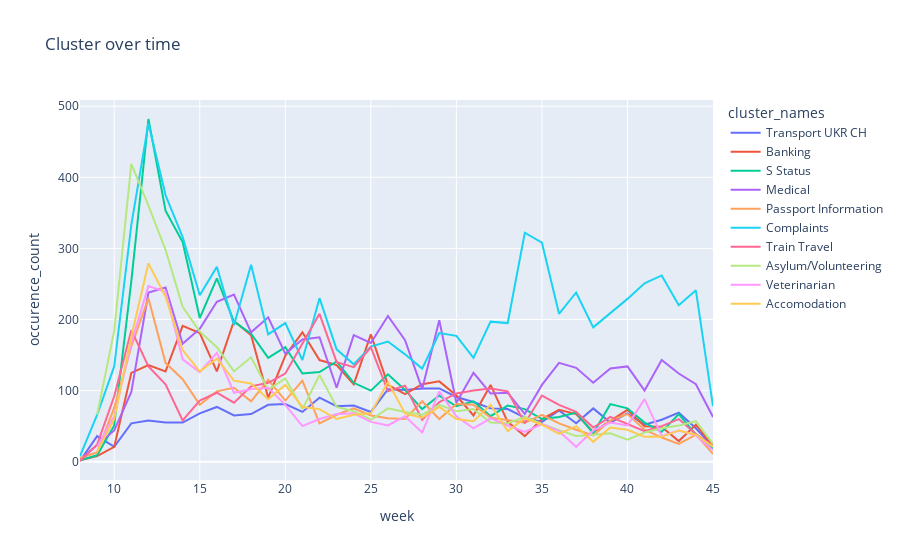

Source (notebook cell):
### Code cell
import plotly.express as px
fig = px.line(df_value_counts[df_value_counts.cluster_names != "no_class"].sort_values(['week']), x="week", y="occurence_count", color='cluster_names', title='Cluster over time')
fig.show()

### Figure 1 — Plotly figure (JSON) as saved in the notebook; plotly's stock layout.template omitted (floating-point values rounded to 4 significant figures)
{"data": [{"hovertemplate": "cluster_names=Transport UKR CH<br>week=%{x}<br>occurence_count=%{y}<extra></extra>", "legendgroup": "Transport UKR CH", "line": {"color": "#636efa", "dash": "solid"}, "marker": {"symbol": "circle"}, "mode": "lines", "name": "Transport UKR CH", "orientation": "v", "showlegend": true, "type": "scatter", "x": [8, 9, 10, 11, 12, 13, 14, 15, 16, 17, 18, 19, 20, 21, 22, 23, 24, 25, 26, 27, 28, 29, 30, 31, 32, 33, 34, 35, 36, 37, 38, 39, 40, 41, 42, 43, 44, 45], "xaxis": "x", "y": [1, 36, 21, 54, 58, 55, 55, 68, 77, 65, 67, 80, 81, 70, 90, 78, 79, 70, 102, 101, 103, 103, 91, 84, 75, 74, 62, 56, 72, 54, 75, 55, 68, 52, 59, 69, 47, 21], "yaxis": "y"}, {"hovertemplate": "cluster_names=Banking<br>week=%{x}<br>occurence_count=%{y}<extra></extra>", "legendgroup": "Banking", "line": {"color": "#EF553B", "dash": "solid"}, "marker": {"symbol": "circle"}, "mode": "lines", "name": "Banking", "orientation": "v", "showlegend": true, "type": "scatter", "x": [8, 9, 10, 11, 12, 13, 14, 15, 16, 17, 18, 19, 20, 21, 22, 23, 24, 25, 26, 27, 28, 29, 30, 31, 32, 33, 34, 35, 36, 37, 38, 39, 40, 41, 42, 43, 44, 45], "xaxis": "x", "y": [2, 8, 21, 125, 136, 127, 191, 181, 127, 198, 178, 90, 149, 182, 143, 136, 109, 179, 108, 95, 109, 113, 93, 65, 108, 56, 36, 60, 73, 67, 42, 58, 73, 50, 49, 29, 52, 22], "yaxis": "y"}, {"hovertemplate": "cluster_names=S Status<br>week=%{x}<br>occurence_count=%{y}<extra></extra>", "legendgroup": "S Status", "line": {"color": "#00cc96", "dash": "solid"}, "marker": {"symbol": "circle"}, "mode": "lines", "name": "S Status", "orientation": "v", "showlegend": true, "type": "scatter", "x": [8, 9, 10, 11, 12, 13, 14, 15, 16, 17, 18, 19, 20, 21, 22, 23, 24, 25, 26, 27, 28, 29, 30, 31, 32, 33, 34, 35, 36, 37, 38, 39, 40, 41, 42, 43, 44, 45], "xaxis": "x", "y": [2, 9, 51, 254, 482, 353, 309, 202, 258, 197, 180, 146, 161, 124, 126, 141, 111, 100, 123, 101, 74, 93, 78, 85, 64, 79, 74, 60, 63, 69, 40, 81, 75, 55, 42, 67, 38, 18], "yaxis": "y"}, {"hovertemplate": "cluster_names=Medical<br>week=%{x}<br>occurence_count=%{y}<extra></extra>", "legendgroup": "Medical", "line": {"color": "#ab63fa", "dash": "solid"}, "marker": {"symbol": "circle"}, "mode": "lines", "name": "Medical", "orientation": "v", "showlegend": true, "type": "scatter", "x": [8, 9, 10, 11, 12, 13, 14, 15, 16, 17, 18, 19, 20, 21, 22, 23, 24, 25, 26, 27, 28, 29, 30, 31, 32, 33, 34, 35, 36, 37, 38, 39, 40, 41, 42, 43, 44, 45], "xaxis": "x", "y": [3, 24, 44, 98, 238, 245, 166, 187, 225, 235, 182, 203, 152, 172, 175, 104, 178, 167, 205, 171, 102, 199, 83, 125, 96, 97, 67, 108, 139, 132, 111, 131, 134, 100, 143, 124, 109, 63], "yaxis": "y"}, {"hovertemplate": "cluster_names=Passport Information<br>week=%{x}<br>occurence_count=%{y}<extra></extra>", "legendgroup": "Passport Information", "line": {"color": "#FFA15A", "dash": "solid"}, "marker": {"symbol": "circle"}, "mode": "lines", "name": "Passport Information", "orientation": "v", "showlegend": true, "type": "scatter", "x": [8, 9, 10, 11, 12, 13, 14, 15, 16, 17, 18, 19, 20, 21, 22, 23, 24, 25, 26, 27, 28, 29, 30, 31, 32, 33, 34, 35, 36, 37, 38, 39, 40, 41, 42, 43, 44, 45], "xaxis": "x", "y": [5, 13, 76, 162, 230, 139, 116, 80, 99, 104, 85, 115, 86, 114, 54, 66, 75, 65, 61, 60, 85, 60, 81, 80, 62, 58, 55, 66, 54, 45, 37, 58, 67, 45, 34, 25, 38, 11], "yaxis": "y"}, {"hovertemplate": "cluster_names=Complaints<br>week=%{x}<br>occurence_count=%{y}<extra></extra>", "legendgroup": "Complaints", "line": {"color": "#19d3f3", "dash": "solid"}, "marker": {"symbol": "circle"}, "mode": "lines", "name": "Complaints", "orientation": "v", "showlegend": true, "type": "scatter", "x": [8, 9, 10, 11, 12, 13, 14, 15, 16, 17, 18, 19, 20, 21, 22, 23, 24, 25, 26, 27, 28, 29, 30, 31, 32, 33, 34, 35, 36, 37, 38, 39, 40, 41, 42, 43, 44, 45], "xaxis": "x", "y": [8, 66, 134, 333, 476, 375, 316, 234, 274, 192, 277, 179, 195, 143, 230, 158, 137, 162, 169, 151, 131, 181, 177, 146, 197, 195, 322, 308, 208, 238, 189, 209, 229, 251, 262, 220, 241, 78], "yaxis": "y"}, {"hovertemplate": "cluster_names=Train Travel<br>week=%{x}<br>occurence_count=%{y}<extra></extra>", "legendgroup": "Train Travel", "line": {"color": "#FF6692", "dash": "solid"}, "marker": {"symbol": "circle"}, "mode": "lines", "name": "Train Travel", "orientation": "v", "showlegend": true, "type": "scatter", "x": [8, 9, 10, 11, 12, 13, 14, 15, 16, 17, 18, 19, 20, 21, 22, 23, 24, 25, 26, 27, 28, 29, 30, 31, 32, 33, 34, 35, 36, 37, 38, 39, 40, 41, 42, 43, 44, 45], "xaxis": "x", "y": [1, 24, 92, 185, 134, 109, 58, 86, 97, 83, 106, 111, 124, 166, 208, 140, 133, 161, 99, 107, 59, 84, 96, 100, 103, 99, 54, 93, 80, 70, 48, 63, 53, 43, 50, 60, 39, 22], "yaxis": "y"}, {"hovertemplate": "cluster_names=Asylum/Volunteering<br>week=%{x}<br>occurence_count=%{y}<extra></extra>", "legendgroup": "Asylum/Volunteering", "line": {"color": "#B6E880", "dash": "solid"}, "marker": {"symbol": "circle"}, "mode": "lines", "name": "Asylum/Volunteering", "orientation": "v", "showlegend": true, "type": "scatter", "x": [9, 10, 11, 12, 13, 14, 15, 16, 17, 18, 19, 20, 21, 22, 23, 24, 25, 26, 27, 28, 29, 30, 31, 32, 33, 34, 35, 36, 37, 38, 39, 40, 41, 42, 43, 44, 45], "xaxis": "x", "y": [66, 184, 419, 360, 298, 218, 183, 161, 127, 147, 101, 117, 74, 122, 77, 71, 59, 75, 70, 66, 80, 71, 74, 55, 54, 63, 53, 45, 36, 38, 40, 31, 41, 47, 51, 57, 25], "yaxis": "y"}, {"hovertemplate": "cluster_names=Veterinarian<br>week=%{x}<br>occurence_count=%{y}<extra></extra>", "legendgroup": "Veterinarian", "line": {"color": "#FF97FF", "dash": "solid"}, "marker": {"symbol": "circle"}, "mode": "lines", "name": "Veterinarian", "orientation": "v", "showlegend": true, "type": "scatter", "x": [9, 10, 11, 12, 13, 14, 15, 16, 17, 18, 19, 20, 21, 22, 23, 24, 25, 26, 27, 28, 29, 30, 31, 32, 33, 34, 35, 36, 37, 38, 39, 40, 41, 42, 43, 44, 45], "xaxis": "x", "y": [21, 64, 167, 247, 239, 144, 126, 153, 97, 102, 104, 80, 50, 60, 67, 68, 56, 51, 64, 41, 99, 64, 47, 61, 51, 42, 53, 43, 21, 44, 55, 51, 88, 36, 44, 37, 16], "yaxis": "y"}, {"hovertemplate": "cluster_names=Accomodation<br>week=%{x}<br>occurence_count=%{y}<extra></extra>", "legendgroup": "Accomodation", "line": {"color": "#FECB52", "dash": "solid"}, "marker": {"symbol": "circle"}, "mode": "lines", "name": "Accomodation", "orientation": "v", "showlegend": true, "type": "scatter", "x": [9, 10, 11, 12, 13, 14, 15, 16, 17, 18, 19, 20, 21, 22, 23, 24, 25, 26, 27, 28, 29, 30, 31, 32, 33, 34, 35, 36, 37, 38, 39, 40, 41, 42, 43, 44, 45], "xaxis": "x", "y": [14, 60, 176, 279, 232, 157, 127, 145, 114, 110, 88, 108, 77, 74, 60, 66, 68, 112, 68, 62, 77, 60, 57, 80, 43, 61, 52, 39, 50, 28, 48, 45, 35, 35, 44, 38, 21], "yaxis": "y"}], "layout": {"legend": {"title": {"text": "cluster_names"}, "tracegroupgap": 0}, "title": {"text": "Cluster over time"}, "xaxis": {"anchor": "y", "domain": [0, 1], "title": {"text": "week"}}, "yaxis": {"anchor": "x", "domain": [0, 1], "title": {"text": "occurence_count"}}}}
